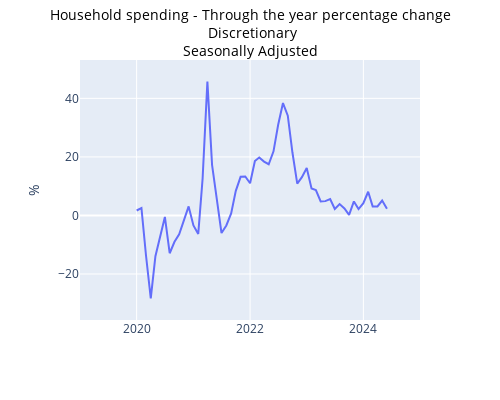

Notebook cell for this chart:
### Code cell
startDateExample = datetime(2019, 1, 1)
endDateExample = datetime(2024, 12, 31)
seriesToGraph = 'A130200744T'


graph_series_abs(seriesToGraph, dataSetLF, startDateExample, endDateExample,1, metaDataDict)

### Figure 1 — Plotly figure (JSON) as saved in the notebook; plotly's stock layout.template omitted (floating-point values rounded to 4 significant figures)
{"data": [{"hovertemplate": "Date=%{x}<br>A130200744T=%{y}<extra></extra>", "legendgroup": "", "line": {"color": "#636efa", "dash": "solid"}, "marker": {"symbol": "circle"}, "mode": "lines", "name": "", "orientation": "v", "showlegend": false, "type": "scatter", "x": ["2019-01-01T00:00:00", "2019-02-01T00:00:00", "2019-03-01T00:00:00", "2019-04-01T00:00:00", "2019-05-01T00:00:00", "2019-06-01T00:00:00", "2019-07-01T00:00:00", "2019-08-01T00:00:00", "2019-09-01T00:00:00", "2019-10-01T00:00:00", "2019-11-01T00:00:00", "2019-12-01T00:00:00", "2020-01-01T00:00:00", "2020-02-01T00:00:00", "2020-03-01T00:00:00", "2020-04-01T00:00:00", "2020-05-01T00:00:00", "2020-06-01T00:00:00", "2020-07-01T00:00:00", "2020-08-01T00:00:00", "2020-09-01T00:00:00", "2020-10-01T00:00:00", "2020-11-01T00:00:00", "2020-12-01T00:00:00", "2021-01-01T00:00:00", "2021-02-01T00:00:00", "2021-03-01T00:00:00", "2021-04-01T00:00:00", "2021-05-01T00:00:00", "2021-06-01T00:00:00", "2021-07-01T00:00:00", "2021-08-01T00:00:00", "2021-09-01T00:00:00", "2021-10-01T00:00:00", "2021-11-01T00:00:00", "2021-12-01T00:00:00", "2022-01-01T00:00:00", "2022-02-01T00:00:00", "2022-03-01T00:00:00", "2022-04-01T00:00:00", "2022-05-01T00:00:00", "2022-06-01T00:00:00", "2022-07-01T00:00:00", "2022-08-01T00:00:00", "2022-09-01T00:00:00", "2022-10-01T00:00:00", "2022-11-01T00:00:00", "2022-12-01T00:00:00", "2023-01-01T00:00:00", "2023-02-01T00:00:00", "2023-03-01T00:00:00", "2023-04-01T00:00:00", "2023-05-01T00:00:00", "2023-06-01T00:00:00", "2023-07-01T00:00:00", "2023-08-01T00:00:00", "2023-09-01T00:00:00", "2023-10-01T00:00:00", "2023-11-01T00:00:00", "2023-12-01T00:00:00", "2024-01-01T00:00:00", "2024-02-01T00:00:00", "2024-03-01T00:00:00", "2024-04-01T00:00:00", "2024-05-01T00:00:00", "2024-06-01T00:00:00"], "xaxis": "x", "y": [null, null, null, null, null, null, null, null, null, null, null, null, 1.7, 2.5, -13.5, -28.3, -13.9, -7.1, -0.5, -12.9, -9, -6.4, -1.3, 3.1, -3.4, -6.3, 12.5, 45.7, 17.3, 4.5, -6, -3.4, 0.7, 8.4, 13.2, 13.3, 11, 18.6, 19.8, 18.4, 17.5, 21.9, 31, 38.4, 34.1, 21.5, 10.9, 13.1, 16.2, 9.2, 8.7, 4.8, 4.9, 5.6, 2.2, 3.9, 2.4, 0.2, 4.8, 2.2, 4.2, 8.1, 3.1, 3.1, 5.1, 2.3], "yaxis": "y"}], "layout": {"height": 400, "hovermode": "x", "legend": {"tracegroupgap": 0}, "margin": {"t": 60}, "title": {"font": {"color": "black", "size": 14}, "text": "Household spending - Through the year percentage change<br> Discretionary<br>Seasonally Adjusted", "x": 0.5, "y": 0.95}, "width": 500, "xaxis": {"anchor": "y", "domain": [0, 1], "range": ["2019-01-01T00:00:00", "2024-12-31T00:00:00"], "title": {"text": " "}}, "yaxis": {"anchor": "x", "domain": [0, 1], "range": [-35.7, 53.1], "title": {"text": "%"}}}}
